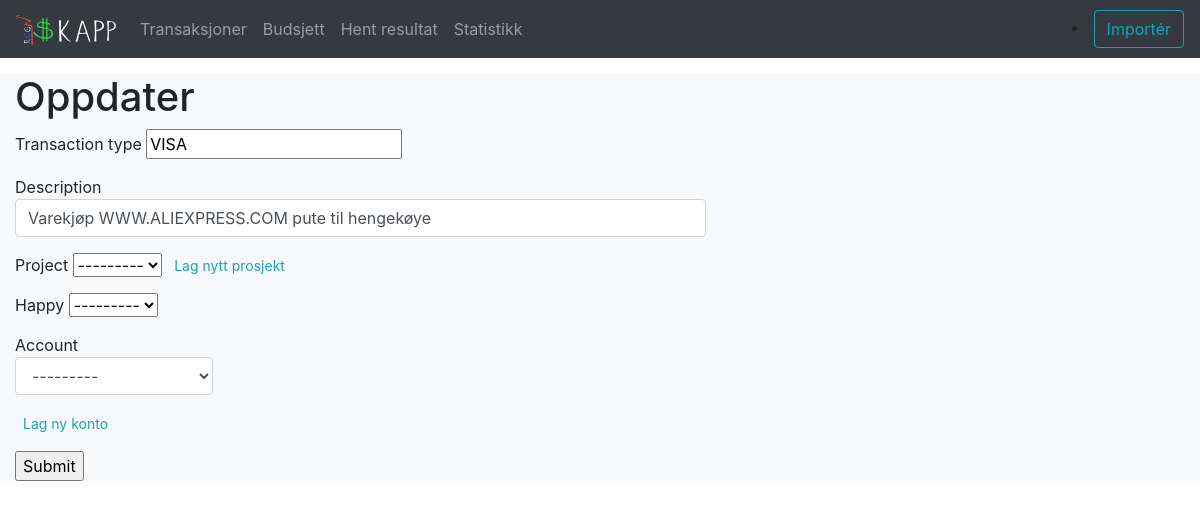
Screenshot of /transactions/2/edit with the database file from the repository.
### transactions/models.py (models this page shows, shortened)
class Transaction(models.Model): #Klasse som representerer ein transaksjon
    date = models.DateField()
    transaction_type = models.CharField(max_length=30, null=True)
    description = models.CharField(max_length=200)
    amount = models.DecimalField(max_digits=10,
                                 decimal_places=2,
                                 default=0)
    happy = models.PositiveSmallIntegerField(choices=HAPPY_CHOICES, blank=True, null=True)
    account = models.ForeignKey(Account,
                                blank=True,
                                null=True,
                                on_delete=models.SET_NULL
                                )
    category = models.ForeignKey(Category,
                                 blank=True,
                                 null=True,
                                 on_delete=models.SET_NULL
                                 )
    project = models.ForeignKey(Project,
                                blank=True,
                                null=True,
                                on_delete=models.SET_NULL
                                )

### transactions/views.py (the view, shortened to what this page needs)
# urls.py: path("<int:pk>/edit", TransactionUpdate.as_view(), name="transaction-update"),
class TransactionUpdate(UpdateView):
    template_name_suffix = '_update_form'
    model = Transaction
    form_class = TransactionForm

### transactions/forms.py
class TransactionForm(forms.ModelForm):
    description = forms.CharField(
        max_length=100,
        required=True,
        widget=forms.TextInput(attrs={
            'class' : 'form-control col-md-7', 'rows' : '4'})
        )
    account = forms.ModelChoiceField(
        queryset=Account.objects.all(),
        widget=forms.Select(attrs={'class' : 'form-control form-group col-md-2'}))
    class Meta:
        model = Transaction
        fields = (
            'transaction_type',
            'description',
            'project',
            'happy'
        )

### transactions/models.py (called while the page is built)
    def __str__(self):
        return "{}".format(self.name)

### transactions/templates/transactions/transaction_update_form.html (shortened to what this page needs)
    {%extends "../base.html"%}
{% block content %}
<h1> Oppdater </h1>
    <form class="needs-validation" novalidate action="" method="POST">
        <div class="form-group mb-3">
        {% for f in form %}
        <p>
            {{f.label}}
            {{f}}
        {% if f.label == 'Project' %}
            <a href="{%url 'transactions:project-create-redirect' object.pk%}" class="btn-outline-info btn-sm" role="button" aria-pressed="true">Lag nytt prosjekt</a>
        {% endif %}
        {% if f.label == 'Account' %}
            <a href="{%url 'transactions:account-create-redirect' object.pk%}" class="btn-outline-info btn-sm" role="button" aria-pressed="true">Lag ny konto</a>
        {% endif %}
        </p>
        {% endfor %}
        <input type="submit">
    </form>
{% endblock  %}

### rows the page displays
Transaction: form "VISA" "Varekjøp WWW.ALIEXPRESS.COM pute til hengekøye" "---------" "---------" "---------"

### other values shown
{{ f.label }} "Transaction type" "Description" "Project" "Happy" "Account"
